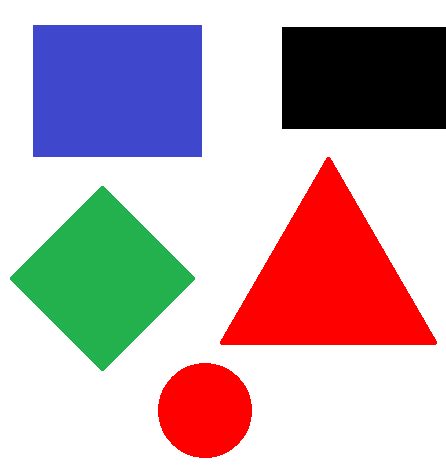
#> input picture tj/test.png, 446 x 465 px
$ python -i getShapeVideo.py   (imports and definitions only)
#> lines starting #> are read from the running program, lines starting #| are printed output that depends on the picture; after the words box and inside, x2 and y2 are one past the last pixel; in counts of white or black regions, pixels touching at a corner belong together
#> further down, picture is the input picture: shape (465, 446, 3); mean B, G, R 179.4, 173.7, 195.2
import cv2 as cv
import numpy as np
from realsense_depth import *


class ShapeAnalysis:
    def __init__(self):
        self.shapes = {'triangle': 0, 'rectangle': 0, 'polygons': 0, 'circles': 0}

    def analysis(self, frame):
        # 获取图像高度和宽度以及通道数量
        height = frame.shape[0]
#> height = 465
        weight = frame.shape[1]
#> weight = 446
        channels = frame.shape[2]
#> channels = 3
        result = np.zeros((height, weight, channels), dtype=np.uint8)

        print("start to detect lines...\n")
        # 函数cvCvtColor实现色彩空间转换,获取灰度图
        gray = cv.cvtColor(frame, cv.COLOR_BGR2GRAY)
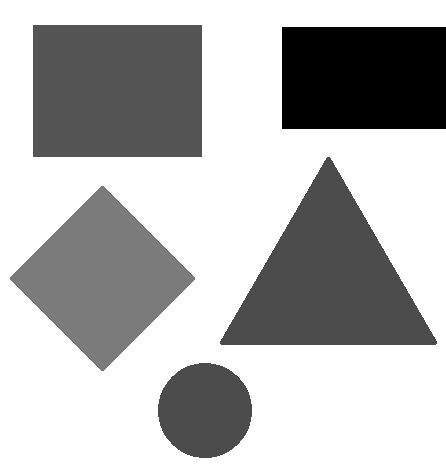
#> gray: shape (465, 446); min 0, max 255, mean 180.7
        # 背景为黑色
        # threshold图像的二值化，就是将图像上的像素点的灰度值设置为0或255
        ret, binary = cv.threshold(gray, 170, 255, cv.THRESH_BINARY | cv.THRESH_OTSU)
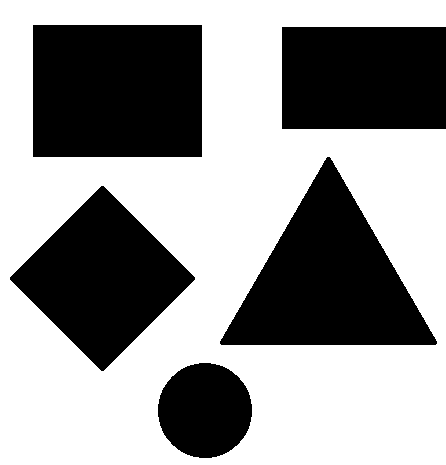
#> binary: shape (465, 446); 59.2% white; 5 black regions, box (x1, y1, x2, y2) and area: (33, 25, 202, 157) 22308, (220, 157, 437, 345) 21003, (10, 186, 195, 371) 17481, (282, 27, 446, 129) 16728, (158, 363, 252, 458) 7006
#> ret = 123
        binary = cv.medianBlur(binary, 7)
#> binary: shape (465, 446); 59.3% white; 5 black regions


        # findContours()获取图像轮廓
        contours, hierarchy = cv.findContours(binary, cv.RETR_EXTERNAL, cv.CHAIN_APPROX_SIMPLE)
#> contours = 1 contour; box (x1, y1, x2, y2) and area: (0, 0, 446, 465) 189601
        for cnt in range(len(contours)):
            # 提取与绘制轮廓
            cv.drawContours(result, contours, cnt, (0, 255, 0), 2)

            # 轮廓逼近
            # arcLength计算图像轮廓的周长
            epsilon = 0.028 * cv.arcLength(contours[cnt], True)
            # 多边形拟合曲线
            approx = cv.approxPolyDP(contours[cnt], epsilon, True)

            # 分析几何形状
            corners = len(approx)
            shape_type = ""
            if corners == 3:
                count = self.shapes['triangle']
                count = count + 1
                self.shapes['triangle'] = count
                shape_type = "三角形"
                print("三角形")
            elif corners == 4:
                # print('approx', approx)
                count = self.shapes['rectangle']
                count = count + 1
                self.shapes['rectangle'] = count
                shape_type = "矩形"
                print("矩形")
            elif corners == 6:
                shape_type = "六边形"
                print("六边形")
            elif corners == 10:
                shape_type = "五角星"
                print("五角星")

            elif corners == 8:
                count = self.shapes['circles']
                shape_type = "圆形"
                print("圆形")
            else:
                print(corners)


            # 求解中心位置
            mm = cv.moments(contours[cnt])
            if mm['m00'] != 0:
                cx = int(mm['m10'] / mm['m00'])
                cy = int(mm['m01'] / mm['m00'])
                cv.circle(result, (cx, cy), 3, (0, 0, 255), -1)

                # 颜色分析
                color = frame[cy][cx]
                color_str = "(" + str(color[0]) + ", " + str(color[1]) + ", " + str(color[2]) + ")"

                # 计算面积与周长
                p = cv.arcLength(contours[cnt], True)
                area = cv.contourArea(contours[cnt])
#> this loop made 1 pass
#> (epsilon, corners, shape_type, cx, cy, color_str, p, area) on pass 1: (59.99, 7, '', 209, 245, '(255, 255, 255)', 2142.5, 189601)
#| 7
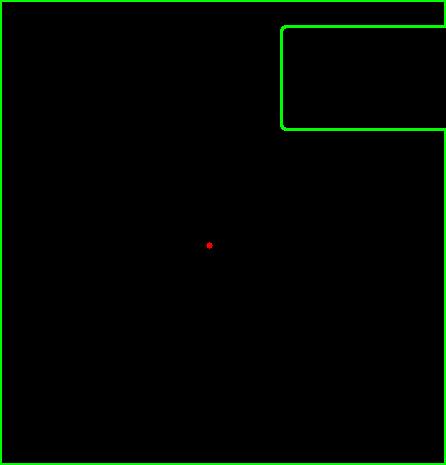
#> result: shape (465, 446, 3); mean B, G, R 0, 5.8, 0
#> after the loop, self.shapes = {'triangle': 0, 'rectangle': 0, 'polygons': 0, 'circles': 0}
                #print("颜色: %s 形状: %s " % (color_str, shape_type))

        cv.imshow("Analysis Result", self.draw_text_info(result))
        return self.shapes, color_str, shape_type

    def draw_text_info(self, image):
        c1 = self.shapes['triangle']
#> c1 = 0
        c2 = self.shapes['rectangle']
#> c2 = 0
        c3 = self.shapes['polygons']
#> c3 = 0
        c4 = self.shapes['circles']
#> c4 = 0
        cv.putText(image, "triangle: " + str(c1), (10, 20), cv.FONT_HERSHEY_PLAIN, 1.2, (255, 0, 0), 1)
        cv.putText(image, "rectangle: " + str(c2), (10, 40), cv.FONT_HERSHEY_PLAIN, 1.2, (255, 0, 0), 1)
        cv.putText(image, "polygons: " + str(c3), (10, 60), cv.FONT_HERSHEY_PLAIN, 1.2, (255, 0, 0), 1)
        cv.putText(image, "circles: " + str(c4), (10, 80), cv.FONT_HERSHEY_PLAIN, 1.2, (255, 0, 0), 1)
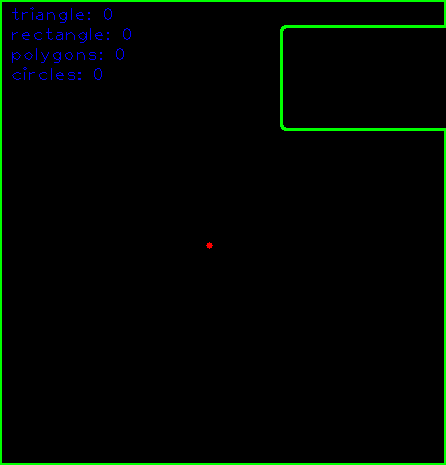
#> image: shape (465, 446, 3); mean B, G, R 1, 5.8, 0
        return image


# [14 lines not run here, left out]

    # [6 lines of commented-out code are left out]

>>> import cv2
>>> picture = cv2.imread('test.png')
>>> result = ShapeAnalysis().analysis(picture)
